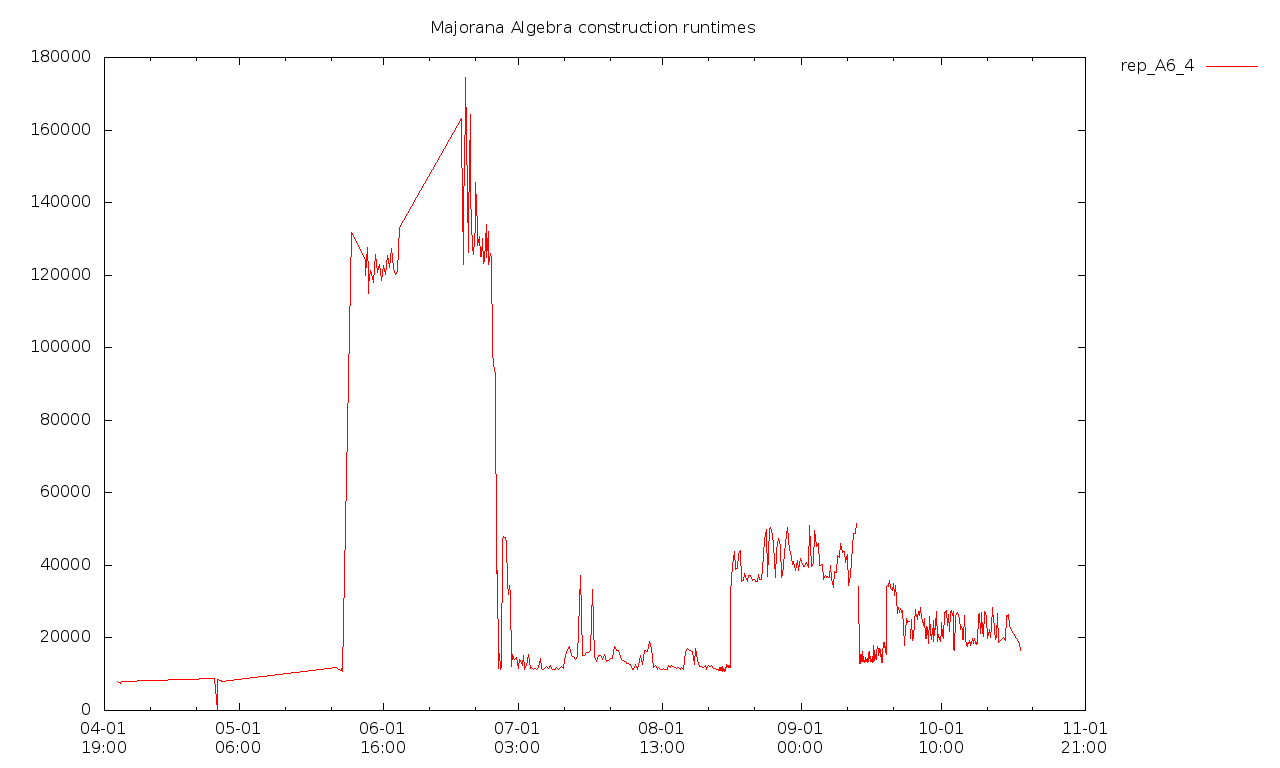

This figure's gnuplot source:
set datafile separator ","
set xdata time
set timefmt "%Y-%m-%dT%H:%M+0100"
set format x "%m-%d\n%H:%M"
set terminal png size 1280,768
set output "rep_A6_4.png"
set key on outside

set title "Majorana Algebra construction runtimes"
set style data linespoints

plot for [n=2:2] "rep_A6_4.csv" using 1:(column(n)/1e6) with lines title "rep_A6_4"
